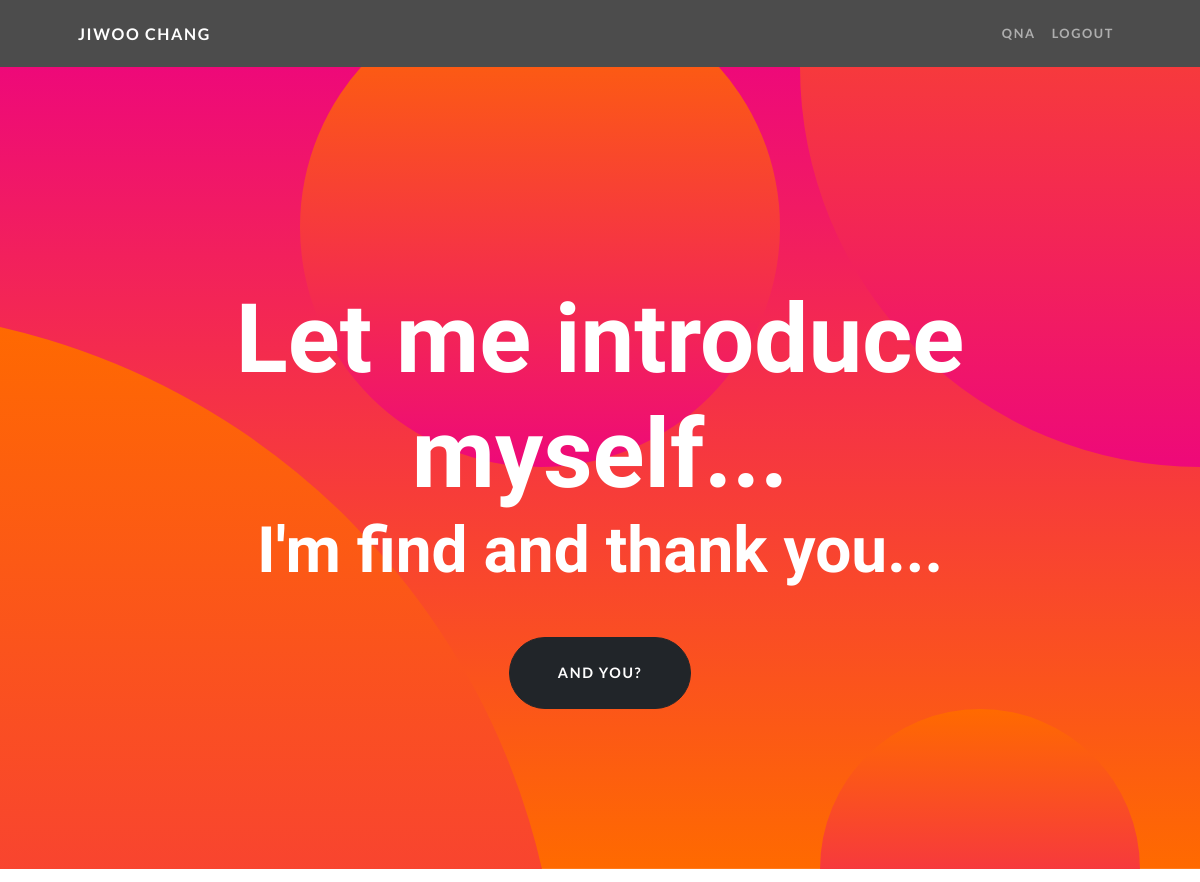
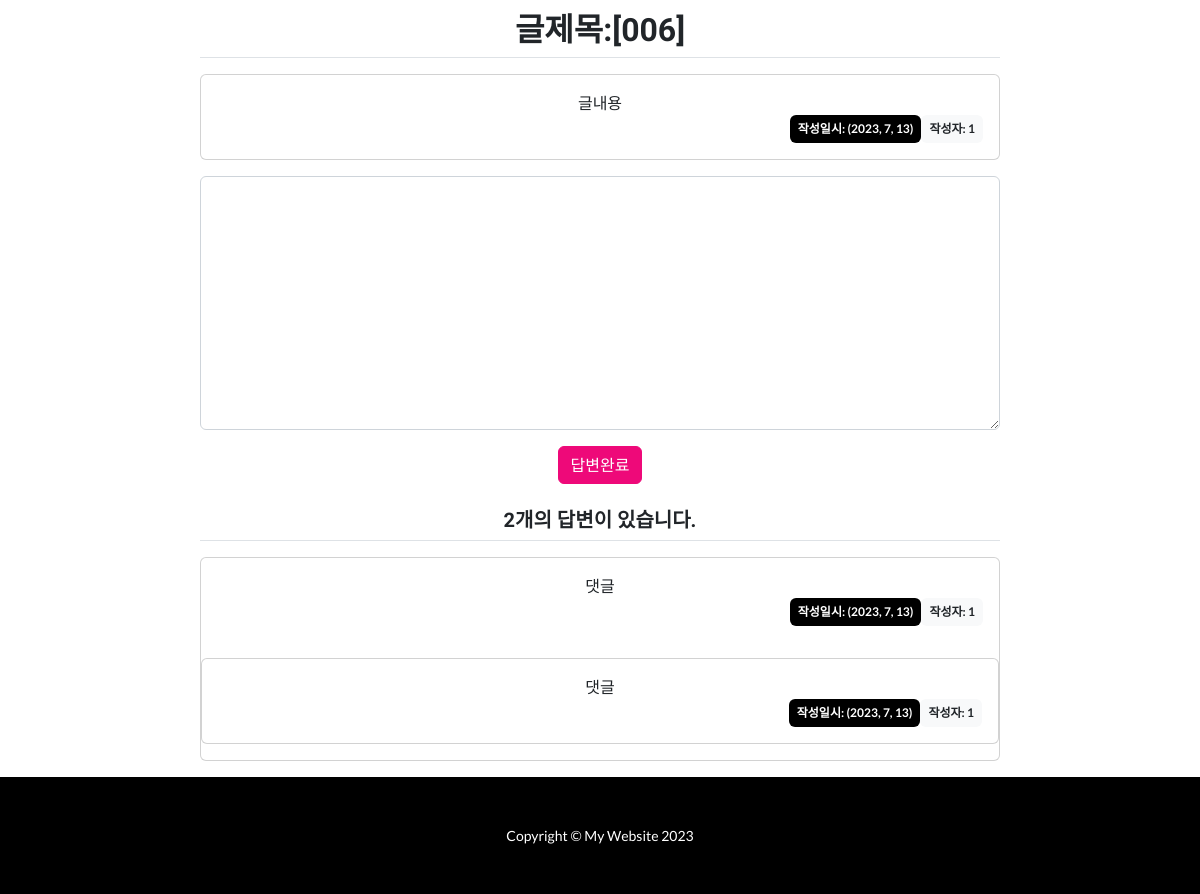
/ques/detail/20/ (signed in), run on the app's committed database (2 pictures, top to bottom).
### app/models.py (models this page shows)
class Question(db.Model):
    id = db.Column(db.Integer, primary_key=True)
    subject = db.Column(db.String(200), nullable=False)
    content = db.Column(db.Text(), nullable=False)
    create_date = db.Column(db.DateTime(), nullable=False)
    user_id = db.Column(db.Integer, db.ForeignKey('user.id', ondelete='CASCADE'), nullable=False)
    user = db.relationship('User', backref=db.backref('question_set'))

class Answer(db.Model):
    id = db.Column(db.Integer, primary_key=True)
    question_id = db.Column(db.Integer, db.ForeignKey('question.id', ondelete='CASCADE'))
    question = db.relationship('Question', backref=db.backref('answer_set'))
    content = db.Column(db.Text(), nullable=False)
    create_date = db.Column(db.DateTime(), nullable=False)
    user_id = db.Column(db.Integer, db.ForeignKey('user.id', ondelete='CASCADE'), nullable=False )
    user = db.relationship('User', backref=db.backref('user_set'))

### app/views/question_views.py (the view)
@ques.route('/detail/<int:question_id>/')
def detail(question_id):
    form = AnswerForm()
    question = Question.query.get_or_404(question_id)
    return render_template('question/question_detail.html', question=question, form=form)

### app/forms.py
class AnswerForm(FlaskForm):
    content = TextAreaField('내용', validators=[DataRequired()])

### app/filter.py (called while the page is built)
def datetime2(value):
    return value.year, value.month, value.day

### app/views/auth_views.py (called while the page is built)
@auth_user.before_app_request
def load_logged_in_user():
    user_id = session.get('user_id')
    if user_id is None:
        g.user = None
    else:
        g.user = User.query.get(user_id)

### app/templates/question/question_detail.html (shortened to what this page needs)
{% extends 'base.html' %}
{% block content %}
<center>
    <div id="container" class="col-8">
        <p><h2 class="border-bottom py-2">{{ question.subject }}</h2></p>
        <div class="card my-3">
            <div class="card-body">
                <div class="card-text" style="white-space: pre-line;">{{ question.content }}</div>
                <div class="d-flex justify-content-end">
                    <div class="badge bg-black text-white p-2">
                        작성일시: {{ question.create_date | datetime2 }}
                    </div>
                    <div class="badge bg-light text-dark p-2">
                        작성자: {{ question.user_id }}
                    </div>
                </div>
            </div>
        </div>
        {% if g.user %}
        <form action="{{ url_for('ans.create', question_id=question.id) }}" method="post" class="my-3">
            <div class="mb-3">
                <textarea name="content" id="content" class="form-control" rows="10"></textarea>
            </div>
           <p><input type="submit" value="답변완료" class="btn btn-primary"> </p>
        </form>
        {% endif %}
<p>
        <h5 class="border-bottom my-3 py-2">{{ question.answer_set|length }}개의 답변이 있습니다.</h5>
    </p>
        {% for ans in question.answer_set %}
        <div class="card my-3">
            <div class="card-body">
                <div class="card-text" style="white-space: pre-line;">{{ ans.content }}</div>
                <div class="d-flex justify-content-end">
                    <div class="badge bg-black text-white p-2">
                        작성일시: {{ ans.create_date | datetime2 }}
                    </div>
                    <div class="badge bg-light text-dark p-2">
                        작성자: {{ ans.user_id }}
                    </div>
                </div>
            </div>
            {% endfor %}
    </div>
</center>
{% endblock %}

### data on the page
Question: subject "글제목:[006]", content "글내용", create_date "(2023, 7, 13)", user_id "1"
Answer: content "댓글", create_date "(2023, 7, 13)", user_id "1"
Answer: content "댓글", create_date "(2023, 7, 13)", user_id "1"

### other printed values
{{ question.answer_set|length }} "2"
